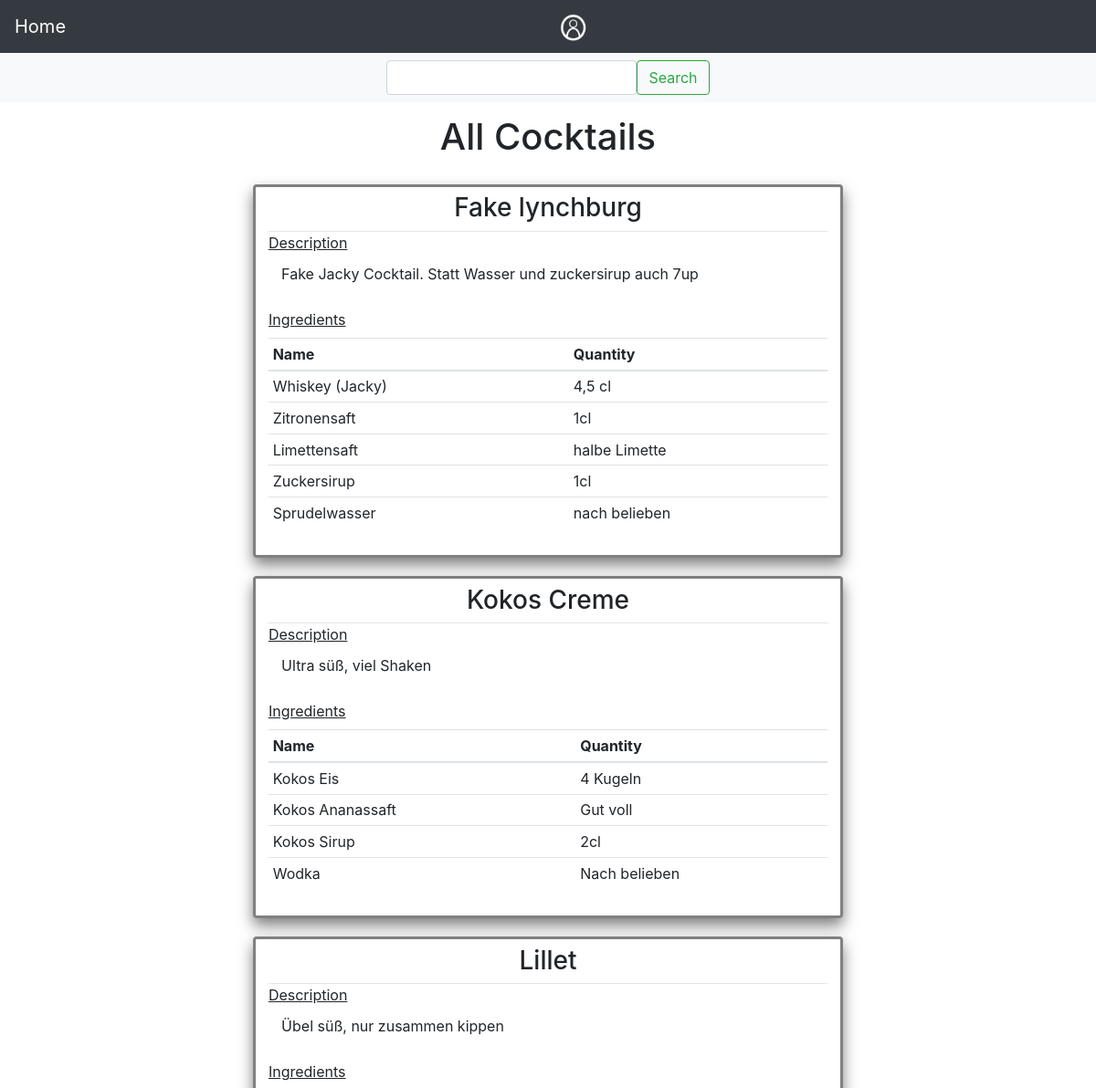
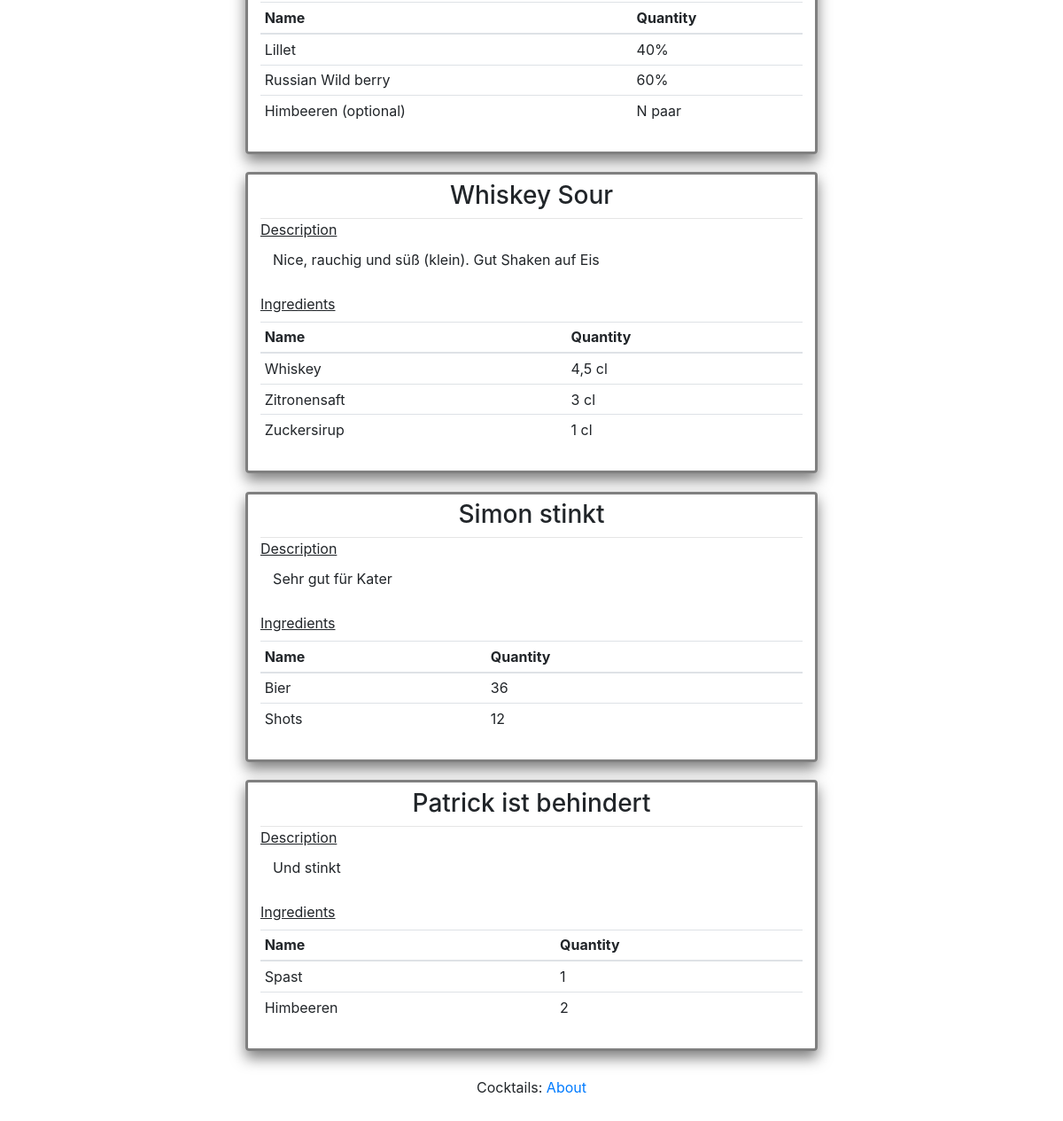
The app's page /index?page=2 with its own data (2 pictures, top to bottom).
### app/models.py (models this page shows, shortened)
class Cocktail(db.Model):
    __tablename__ = 'cocktail'
    __searchable__ = ['name']
    key = db.Column(Integer, primary_key=True)
    name = db.Column(String(100), index=True, unique=True)
    desc = db.Column(String(400), index=True)
    timestamp = db.Column(db.DateTime, index=True, default=datetime.utcnow)
    picture = db.Column(String(64), index=True, unique=True, default=None)
    ingredients = db.relationship('Ingredient', backref='parent', lazy='dynamic')
    user_id = db.Column(db.Integer, db.ForeignKey('user.id'))
    " A was_published_recently function would be nice"

class Ingredient(db.Model):
    __tablename__ = "ingredient"
    key = db.Column(Integer, primary_key=True)
    cocktail_key = db.Column(Integer, ForeignKey('cocktail.key'))
    name = db.Column(String, index=True)
    quantity = db.Column(String, index=True)

### app/main/routes.py (the view)
@bp.route('/')
@bp.route('/index')
def index():
    page = request.args.get('page', 1, type=int)
    cocktails = Cocktail.query.order_by(Cocktail.timestamp.desc()).paginate(
        page, current_app.config['POSTS_PER_PAGE'], False)
    ing_dict = {}
    for ct in cocktails.items:
        ings = ct.ingredients
        ing_dict[ct.name] = ings
    next_url = url_for('main.index', page=cocktails.next_num) \
        if cocktails.has_next else None
    prev_url = url_for('main.index', page=cocktails.prev_num) \
        if cocktails.has_prev else None
    return render_template('main/home.html', cocktails=cocktails.items, ingredients=ing_dict, next_url=next_url,
                           prev_url=prev_url)

### app/main/forms.py
class SearchForm(FlaskForm):
    term = StringField('Search', validators=[DataRequired()])
    filter = SelectField(u'Cocktail', choices=[('Cocktail', 'Cocktail'), ('Ingredient', 'Ingredient')])
    submit = SubmitField('Search')

### app/main/routes.py (called while the page is built)
@bp.before_app_request
def before_request():
    g.search_form = SearchForm()
    if request.endpoint == 'main.search':
        g.search_form = SearchForm(term=request.args.get('term'), filter=request.args.get('filter'))

### app/templates/main/home.html (shortened to what this page needs)
{% extends "base.html" %}
{% set active_page = "index" %}
{% block header %} All Cocktails {% endblock %}
{% block second_nav %}
{% include 'main/__search_nav.html' %}
{% endblock %}
{% block content %}
    <div id="cocktailList" class="">
    {% for cocktail in cocktails %}
        {% include 'main/__cocktail_card.html' %}
    {% endfor %}
    </div>
{% endblock %}

### app/templates/main/__cocktail_card.html (shortened to what this page needs)
<article class="cocktail">
            <h3>{{ cocktail.name }}</h3>
            <hr>
            <label><u>Description</u></label>
            <article>{{ cocktail.desc }}</article><br>
            <label><u>Ingredients</u></label><br>
            <table class=" table table-hover table-sm ingredients">
            <thead>
            <tr>
                <th scope="col">Name</th>
                <th scope="col"> Quantity</th>
            </tr>
            </thead>
                <tbody>
                {% for ing in ingredients[cocktail.name] %}
                    <tr>
                    <td {% if loop.index  != 0 %} scope="row" {% endif %}>{{ ing.name }}</td>
                    <td>{{ ing.quantity }}</td>
                    </tr>
                {% endfor %}
                </tbody>
            </table>
</article>

### app/static/css/style.css (style rules this page uses)
#cocktailList { align-content: center; max-width: 1000px; margin: auto; }
.cocktail { margin: 2%; margin-top: 3%; padding: 2%; padding-top: 1%; border: gray; border-style: solid; border-width: medium; border-radius: 4px; background-color: rgba(255, 255, 255, 0.9); box-shadow: 0 8px 16px 0 rgba(0,0,0,0.5); transition: 0.3s; }
.cocktail h3 { text-align: center; }
.cocktail article { margin-left: 2%; padding: 2px; background-color: white ; }
hr { margin: auto; }

### records on screen
Cocktail: name "Fake lynchburg", desc "Fake Jacky Cocktail. Statt Wasser und zuckersirup auch 7up"
Ingredient: name "Whiskey (Jacky)", quantity "4,5 cl"
Ingredient: name "Zitronensaft", quantity "1cl"
Ingredient: name "Limettensaft", quantity "halbe Limette"
Ingredient: name "Zuckersirup", quantity "1cl"
Ingredient: name "Sprudelwasser", quantity "nach belieben"
Cocktail: name "Kokos Creme", desc "Ultra süß, viel Shaken"
Ingredient: name "Kokos Eis", quantity "4 Kugeln"
Ingredient: name "Kokos Ananassaft", quantity "Gut voll"
Ingredient: name "Kokos Sirup", quantity "2cl"
Ingredient: name "Wodka", quantity "Nach belieben"
Cocktail: name "Lillet", desc "Übel süß, nur zusammen kippen"
Ingredient: name "Lillet", quantity "40%"
Ingredient: name "Russian Wild berry", quantity "60%"
Ingredient: name "Himbeeren (optional)", quantity "N paar"
Cocktail: name "Whiskey Sour", desc "Nice, rauchig und süß (klein). Gut Shaken auf Eis"
Ingredient: name "Whiskey", quantity "4,5 cl"
Ingredient: name "Zitronensaft", quantity "3 cl"
Ingredient: name "Zuckersirup", quantity "1 cl"
Cocktail: name "Simon stinkt", desc "Sehr gut für Kater"
Ingredient: name "Bier", quantity "36"
Ingredient: name "Shots", quantity "12"
Cocktail: name "Patrick ist behindert", desc "Und stinkt"
Ingredient: name "Spast", quantity "1"
Ingredient: name "Himbeeren", quantity "2"
